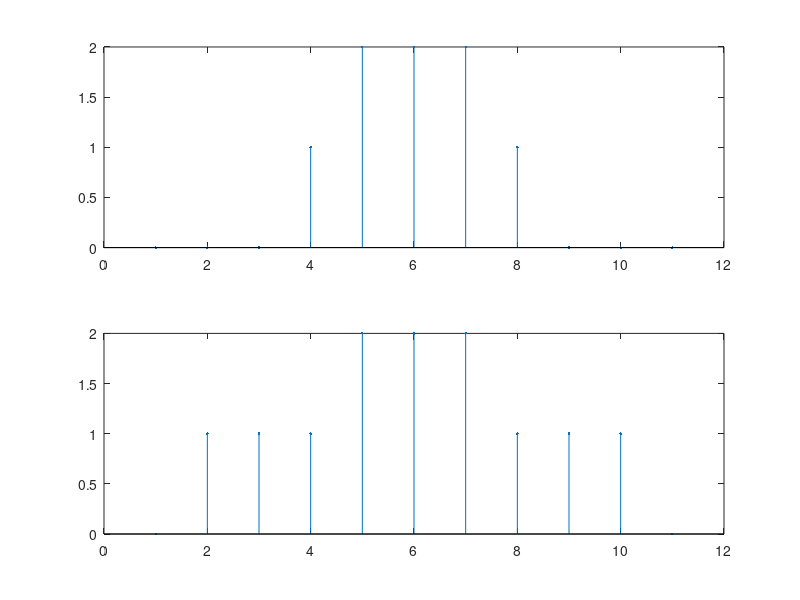

The MATLAB source for this figure:
x1=[0 0 0 1 2 2 2 1 0 0 0]
x2=[0 1 1 1 2 2 2 1 1 1 0]

subplot(2,1,1);
plot([1 3], [2 4])
stem(x1, 'marker','.')
%hold on

subplot(2,1,2);
stem(x2,'marker','.')